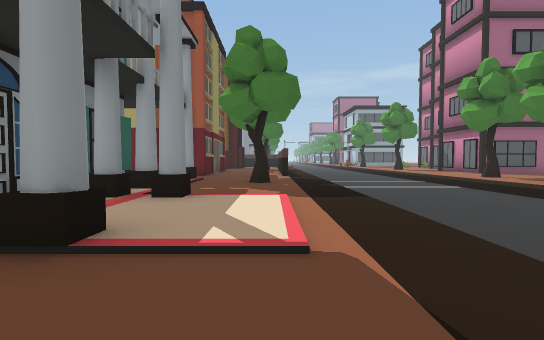
[1] (above)

24 first-person views from a walk through a scene from a Unity 3-D project. The camera is 1.2 m above the floor, tilts 2° down and sees 85° across. The floor is counted in squares, 2 m on a side. Each view is taken from the middle of a square. On the plan, view 1 faces up. The plan holds only what a view shows up to about 9 squares ahead; the rest is blank. The place goes on beyond the plan. Some animated figures are not drawn.

[2]
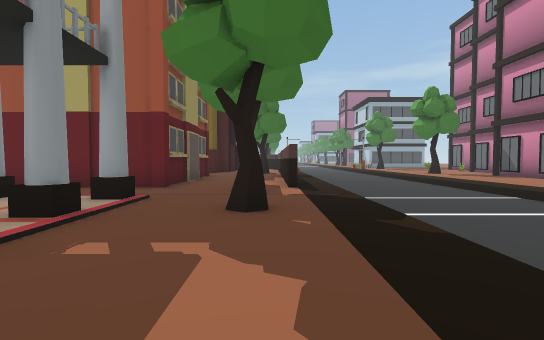

[3]
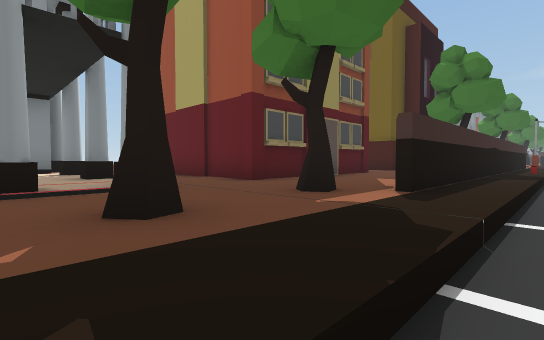

[4]
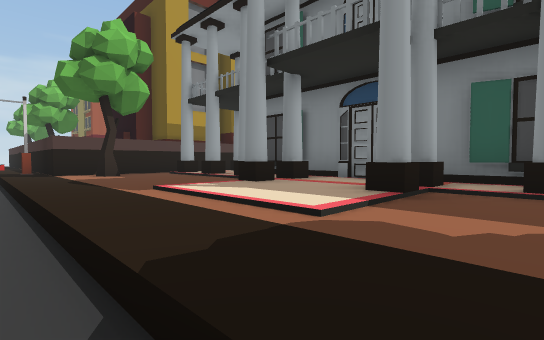

[5]
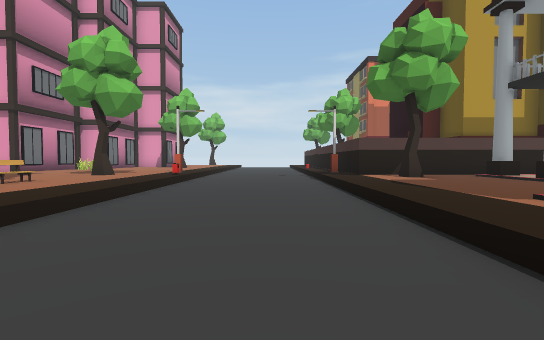

[6]
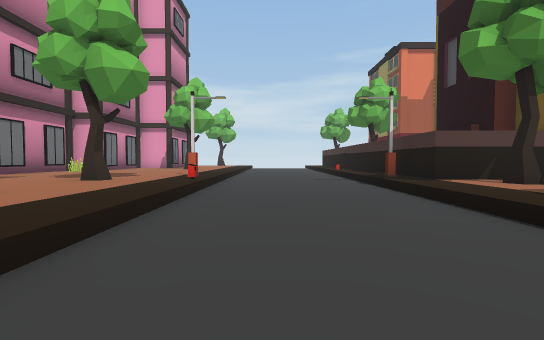

[7]
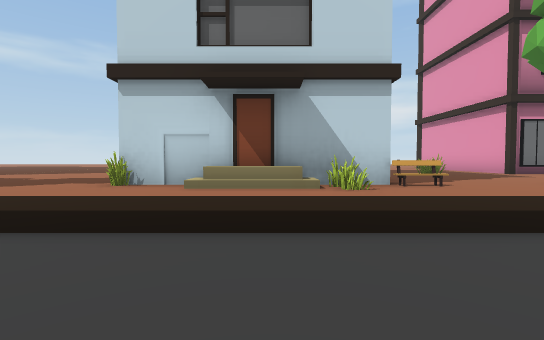

[8]
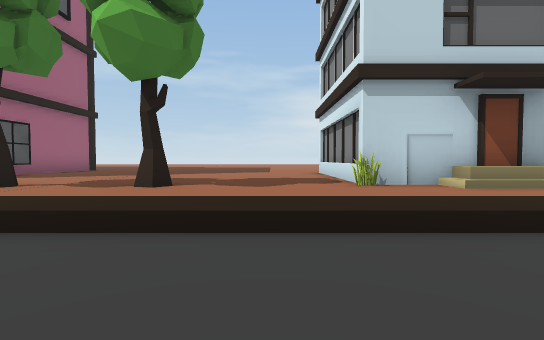

[9]
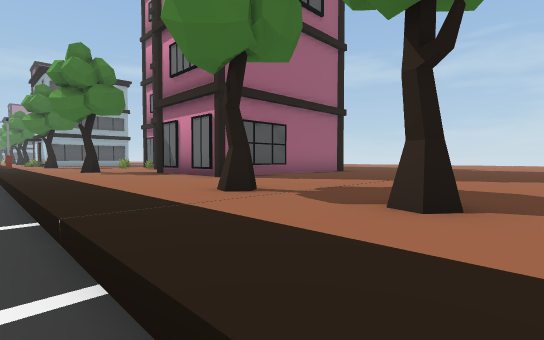

[10]
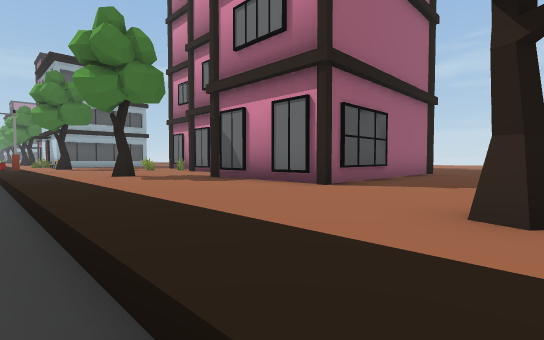

[11]
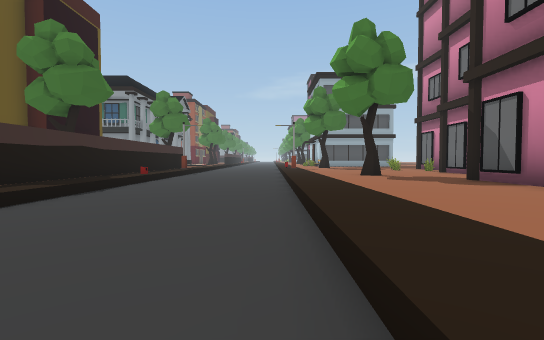

[12]
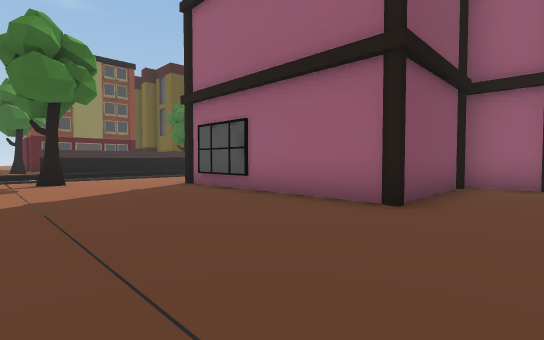

[13]
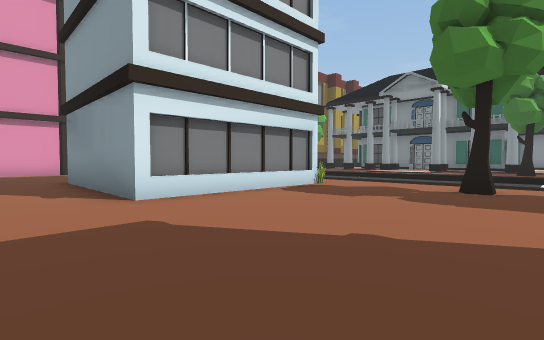

[14]
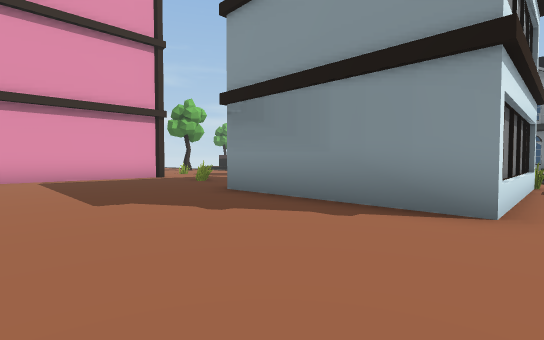

[15]
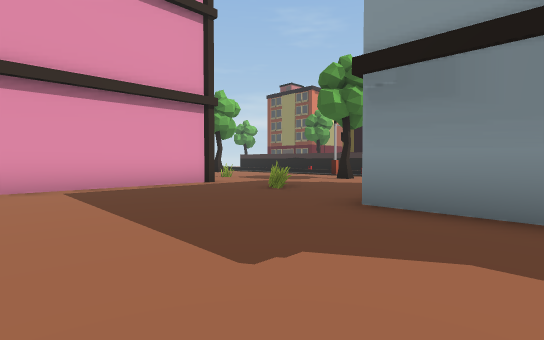

[16]
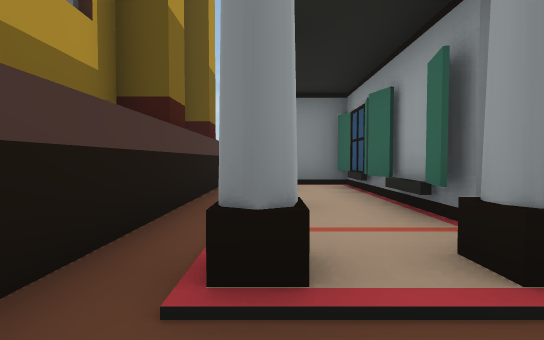

[17]
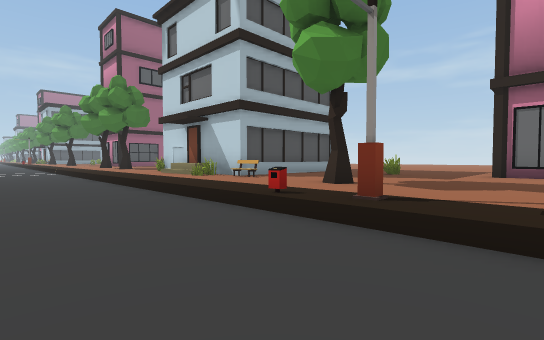

[18]
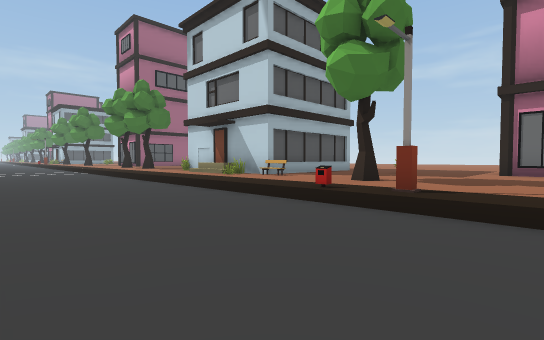

[19]
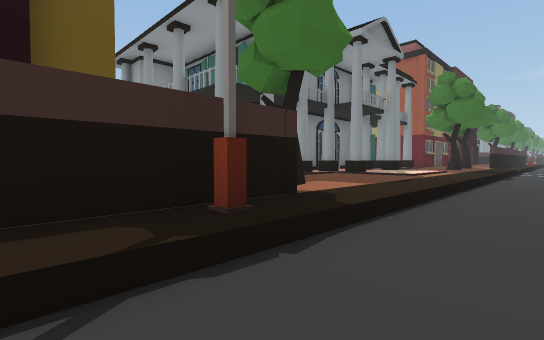

[20]
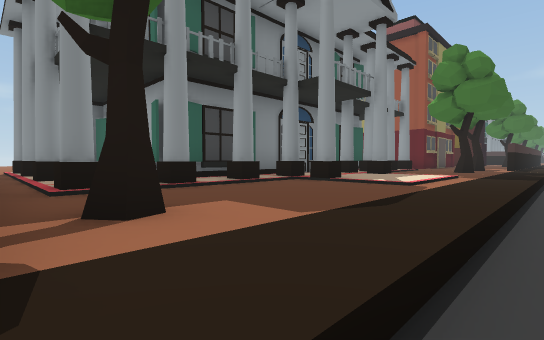

[21]
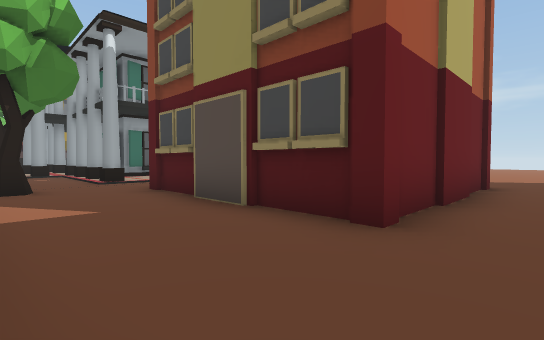

[22]
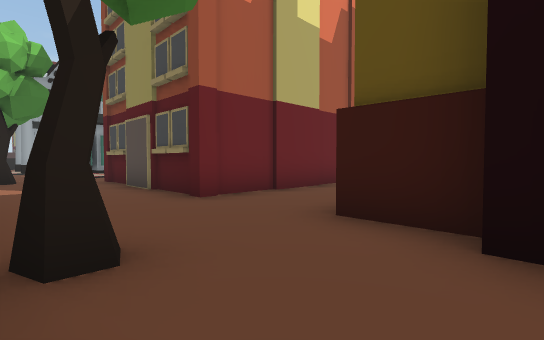

[23]
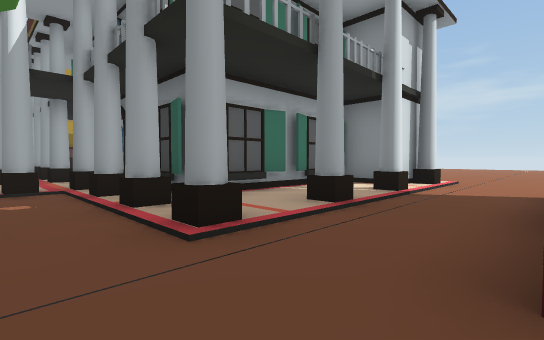

[24]
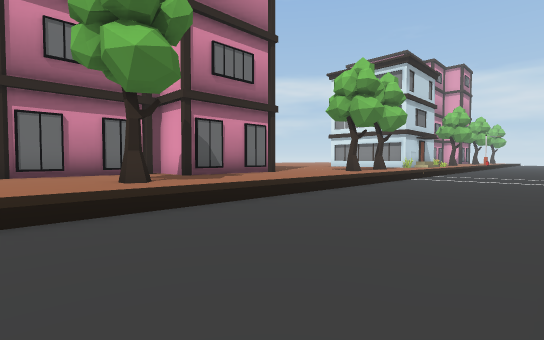

### Floor plan
Key: @ floor where view 1 was taken; # wall or solid block; x gap in a wall; . main floor; - floor 0.25 m lower than the main floor; = window, fence, low wall or low ledge; B building; T tree; L lamp; E bench.
Columns run from 11 left of view 1 to 16 right of it. Each row starts with its distance up from view 1.
 20         ##.. ----.....
 19         #...#----.....#
 18    B   ....T#----..T..#
 17   ..........#----.....#  ##x
 16   ..........#----...###  #..
 15     #####...#----...#    #..
 14         #...#----...#    #..
 13         #...#----...######..
 12         #...#----...........
 11  ... ####...#----...........
 10 ...........T.----..T........
  9 ...B.B.B.B...----...........
  8   BB     ..T.----..T........
  7    BBBBB B...----.........
  6          B...----.........
  5          ....----...........
  4            ..----..#####....
  3            ..----..#   #....
  2          BB..----..#   #....
  1          B...----.=##  #....
  0    BBBBB ..@.----..E####....
 -1    B     B...----...........
 -2   BB B.B.B.T.----.....=.....
 -3     ....####.----..T........
 -4    ######  #L----...........
 -5            #L----L.....#####
 -6            ##----....=.#

Where each view was taken, in squares from view 1:
view 1: 0 up, 0 right, facing up
view 2: 4 up, 0 right, facing up
view 3: 7 up, 2 right, facing up-left
view 4: 6 up, 2 right, facing down-left
view 5: 5 up, 3 right, facing down
view 6: 3 up, 4 right, facing down
view 7: 2 up, 3 right, facing right
view 8: 6 up, 3 right, facing right
view 9: 7 up, 5 right, facing up-right
view 10: 10 up, 5 right, facing up-right
view 11: 10 up, 5 right, facing up
view 12: 9 up, 16 right, facing up-left
view 13: 9 up, 14 right, facing down-left
view 14: 5 up, 16 right, facing down-left
view 15: 2 up, 16 right, facing down-left
view 16: 2 down, 1 left, facing left
view 17: 6 down, 3 right, facing up-right
view 18: 6 down, 2 right, facing up-right
view 19: 6 down, 3 right, facing up-left
view 20: 3 down, 2 right, facing up-left
view 21: 17 up, 0 right, facing down-left
view 22: 20 up, 0 right, facing down-left
view 23: 11 up, 1 left, facing down-left
view 24: 20 up, 2 right, facing down-right
